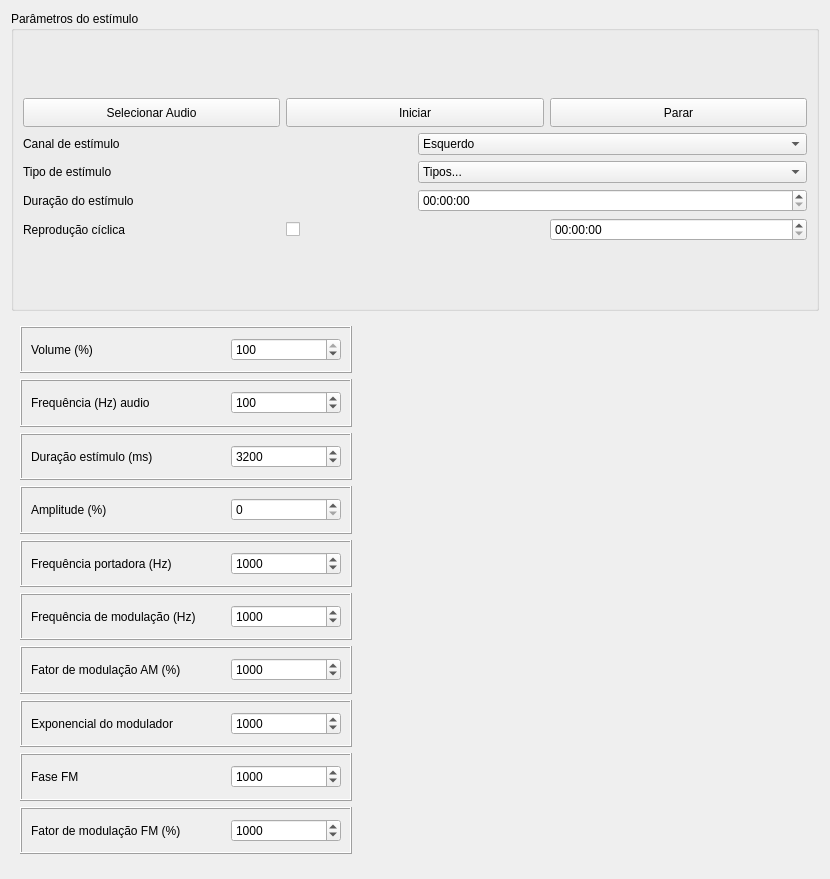
<?xml version="1.0" encoding="UTF-8"?>
<ui version="4.0">
 <class>sidePanel</class>
 <widget class="QWidget" name="sidePanel">
  <property name="geometry">
   <rect>
    <x>0</x>
    <y>0</y>
    <width>830</width>
    <height>879</height>
   </rect>
  </property>
  <layout class="QVBoxLayout" name="verticalLayout_2">
   <item>
    <widget class="QGroupBox" name="stimulusGroupBox">
     <property name="sizePolicy">
      <sizepolicy hsizetype="Preferred" vsizetype="Fixed">
       <horstretch>0</horstretch>
       <verstretch>0</verstretch>
      </sizepolicy>
     </property>
     <property name="minimumSize">
      <size>
       <width>0</width>
       <height>300</height>
      </size>
     </property>
     <property name="title">
      <string>Parâmetros do estímulo</string>
     </property>
     <property name="flat">
      <bool>false</bool>
     </property>
     <layout class="QVBoxLayout" name="verticalLayout_3">
      <item>
       <layout class="QVBoxLayout" name="verticalLayout">
        <item>
         <layout class="QHBoxLayout" name="horizontalLayout_5">
          <item>
           <widget class="QPushButton" name="aud_selecionar_audio">
            <property name="minimumSize">
             <size>
              <width>0</width>
              <height>29</height>
             </size>
            </property>
            <property name="text">
             <string>Selecionar Audio</string>
            </property>
           </widget>
          </item>
          <item>
           <widget class="QPushButton" name="aud_iniciar_estimulo">
            <property name="minimumSize">
             <size>
              <width>0</width>
              <height>29</height>
             </size>
            </property>
            <property name="text">
             <string>Iniciar</string>
            </property>
           </widget>
          </item>
          <item>
           <widget class="QPushButton" name="aud_parar_estimulo">
            <property name="minimumSize">
             <size>
              <width>0</width>
              <height>29</height>
             </size>
            </property>
            <property name="text">
             <string>Parar</string>
            </property>
           </widget>
          </item>
         </layout>
        </item>
        <item>
         <layout class="QHBoxLayout" name="horizontalLayout">
          <item>
           <widget class="QLabel" name="waveformLabel">
            <property name="text">
             <string>Canal de estímulo</string>
            </property>
           </widget>
          </item>
          <item>
           <widget class="QComboBox" name="comboCanalEstimulo">
            <item>
             <property name="text">
              <string>Esquerdo</string>
             </property>
            </item>
            <item>
             <property name="text">
              <string>Direito</string>
             </property>
            </item>
           </widget>
          </item>
         </layout>
        </item>
        <item>
         <layout class="QHBoxLayout" name="horizontalLayout_2">
          <item>
           <widget class="QLabel" name="waveformLabel_2">
            <property name="text">
             <string>Tipo de estímulo </string>
            </property>
           </widget>
          </item>
          <item>
           <widget class="QComboBox" name="comboTipoEstimulo">
            <item>
             <property name="text">
              <string>Tipos...</string>
             </property>
            </item>
           </widget>
          </item>
         </layout>
        </item>
        <item>
         <layout class="QHBoxLayout" name="horizontalLayout_3">
          <item>
           <widget class="QLabel" name="frequencyLabel">
            <property name="text">
             <string>Duração do estímulo</string>
            </property>
           </widget>
          </item>
          <item>
           <widget class="QTimeEdit" name="spinDuracaoEstimulo"/>
          </item>
         </layout>
        </item>
        <item>
         <layout class="QHBoxLayout" name="horizontalLayout_4">
          <item>
           <widget class="QLabel" name="amplitudeLabel">
            <property name="text">
             <string>Reprodução cíclica</string>
            </property>
           </widget>
          </item>
          <item>
           <widget class="QCheckBox" name="checkReproducaoCiclica">
            <property name="text">
             <string/>
            </property>
           </widget>
          </item>
          <item>
           <widget class="QTimeEdit" name="timeReproducaoCiclica"/>
          </item>
         </layout>
        </item>
       </layout>
      </item>
     </layout>
    </widget>
   </item>
   <item>
    <widget class="QFrame" name="frame_11">
     <property name="sizePolicy">
      <sizepolicy hsizetype="Fixed" vsizetype="Fixed">
       <horstretch>1</horstretch>
       <verstretch>4</verstretch>
      </sizepolicy>
     </property>
     <property name="minimumSize">
      <size>
       <width>350</width>
       <height>546</height>
      </size>
     </property>
     <property name="frameShape">
      <enum>QFrame::Shape::Box</enum>
     </property>
     <property name="frameShadow">
      <enum>QFrame::Shadow::Raised</enum>
     </property>
     <property name="lineWidth">
      <number>0</number>
     </property>
     <layout class="QVBoxLayout" name="verticalLayout_11">
      <item>
       <widget class="QFrame" name="frame_ch1_ciclos_4">
        <property name="frameShape">
         <enum>QFrame::Shape::Box</enum>
        </property>
        <property name="frameShadow">
         <enum>QFrame::Shadow::Raised</enum>
        </property>
        <layout class="QHBoxLayout" name="horizontalLayout_49">
         <item>
          <widget class="QLabel" name="label_61">
           <property name="frameShape">
            <enum>QFrame::Shape::NoFrame</enum>
           </property>
           <property name="text">
            <string>Volume (%)</string>
           </property>
          </widget>
         </item>
         <item>
          <widget class="QSpinBox" name="spinVolume">
           <property name="sizePolicy">
            <sizepolicy hsizetype="Maximum" vsizetype="Fixed">
             <horstretch>0</horstretch>
             <verstretch>0</verstretch>
            </sizepolicy>
           </property>
           <property name="minimumSize">
            <size>
             <width>110</width>
             <height>0</height>
            </size>
           </property>
           <property name="maximumSize">
            <size>
             <width>90</width>
             <height>16777215</height>
            </size>
           </property>
           <property name="maximum">
            <number>100</number>
           </property>
           <property name="stepType">
            <enum>QAbstractSpinBox::StepType::AdaptiveDecimalStepType</enum>
           </property>
           <property name="value">
            <number>100</number>
           </property>
          </widget>
         </item>
        </layout>
       </widget>
      </item>
      <item>
       <widget class="QFrame" name="frame_ch1_ciclos_2">
        <property name="frameShape">
         <enum>QFrame::Shape::Box</enum>
        </property>
        <property name="frameShadow">
         <enum>QFrame::Shadow::Raised</enum>
        </property>
        <layout class="QHBoxLayout" name="horizontalLayout_22">
         <item>
          <widget class="QLabel" name="label_31">
           <property name="frameShape">
            <enum>QFrame::Shape::NoFrame</enum>
           </property>
           <property name="text">
            <string>Frequência (Hz) audio</string>
           </property>
          </widget>
         </item>
         <item>
          <widget class="QSpinBox" name="spinFreqAudio">
           <property name="sizePolicy">
            <sizepolicy hsizetype="Maximum" vsizetype="Fixed">
             <horstretch>0</horstretch>
             <verstretch>0</verstretch>
            </sizepolicy>
           </property>
           <property name="minimumSize">
            <size>
             <width>110</width>
             <height>0</height>
            </size>
           </property>
           <property name="maximumSize">
            <size>
             <width>90</width>
             <height>16777215</height>
            </size>
           </property>
           <property name="maximum">
            <number>10000</number>
           </property>
           <property name="stepType">
            <enum>QAbstractSpinBox::StepType::AdaptiveDecimalStepType</enum>
           </property>
           <property name="value">
            <number>100</number>
           </property>
          </widget>
         </item>
        </layout>
       </widget>
      </item>
      <item>
       <widget class="QFrame" name="frame_ch1_freq_2">
        <property name="frameShape">
         <enum>QFrame::Shape::Box</enum>
        </property>
        <property name="frameShadow">
         <enum>QFrame::Shadow::Raised</enum>
        </property>
        <layout class="QHBoxLayout" name="horizontalLayout_24">
         <item>
          <widget class="QLabel" name="label_ch1_freq_2">
           <property name="frameShape">
            <enum>QFrame::Shape::NoFrame</enum>
           </property>
           <property name="text">
            <string>Duração estímulo (ms)</string>
           </property>
          </widget>
         </item>
         <item>
          <widget class="QSpinBox" name="spinDuracaoMs">
           <property name="sizePolicy">
            <sizepolicy hsizetype="Maximum" vsizetype="Fixed">
             <horstretch>0</horstretch>
             <verstretch>0</verstretch>
            </sizepolicy>
           </property>
           <property name="minimumSize">
            <size>
             <width>110</width>
             <height>0</height>
            </size>
           </property>
           <property name="maximumSize">
            <size>
             <width>90</width>
             <height>16777215</height>
            </size>
           </property>
           <property name="maximum">
            <number>64000</number>
           </property>
           <property name="stepType">
            <enum>QAbstractSpinBox::StepType::AdaptiveDecimalStepType</enum>
           </property>
           <property name="value">
            <number>3200</number>
           </property>
          </widget>
         </item>
        </layout>
       </widget>
      </item>
      <item>
       <widget class="QFrame" name="frame_ch1_ampl_2">
        <property name="frameShape">
         <enum>QFrame::Shape::Box</enum>
        </property>
        <property name="frameShadow">
         <enum>QFrame::Shadow::Raised</enum>
        </property>
        <layout class="QHBoxLayout" name="horizontalLayout_25">
         <item>
          <widget class="QLabel" name="label_ch1_ampl_2">
           <property name="frameShape">
            <enum>QFrame::Shape::NoFrame</enum>
           </property>
           <property name="text">
            <string>Amplitude (%)</string>
           </property>
          </widget>
         </item>
         <item>
          <widget class="QSpinBox" name="spinAmplitude">
           <property name="sizePolicy">
            <sizepolicy hsizetype="Minimum" vsizetype="Fixed">
             <horstretch>0</horstretch>
             <verstretch>0</verstretch>
            </sizepolicy>
           </property>
           <property name="minimumSize">
            <size>
             <width>90</width>
             <height>0</height>
            </size>
           </property>
           <property name="maximumSize">
            <size>
             <width>110</width>
             <height>16777215</height>
            </size>
           </property>
          </widget>
         </item>
        </layout>
       </widget>
      </item>
      <item>
       <widget class="QFrame" name="frame_20">
        <property name="frameShape">
         <enum>QFrame::Shape::Box</enum>
        </property>
        <property name="frameShadow">
         <enum>QFrame::Shadow::Raised</enum>
        </property>
        <layout class="QHBoxLayout" name="horizontalLayout_30">
         <item>
          <widget class="QLabel" name="label_38">
           <property name="frameShape">
            <enum>QFrame::Shape::NoFrame</enum>
           </property>
           <property name="text">
            <string>Frequência portadora (Hz)</string>
           </property>
          </widget>
         </item>
         <item>
          <widget class="QSpinBox" name="spinFreqPortadora">
           <property name="sizePolicy">
            <sizepolicy hsizetype="Maximum" vsizetype="Fixed">
             <horstretch>0</horstretch>
             <verstretch>0</verstretch>
            </sizepolicy>
           </property>
           <property name="minimumSize">
            <size>
             <width>110</width>
             <height>0</height>
            </size>
           </property>
           <property name="maximumSize">
            <size>
             <width>90</width>
             <height>16777215</height>
            </size>
           </property>
           <property name="maximum">
            <number>64000</number>
           </property>
           <property name="stepType">
            <enum>QAbstractSpinBox::StepType::AdaptiveDecimalStepType</enum>
           </property>
           <property name="value">
            <number>1000</number>
           </property>
          </widget>
         </item>
        </layout>
       </widget>
      </item>
      <item>
       <widget class="QFrame" name="frame_21">
        <property name="frameShape">
         <enum>QFrame::Shape::Box</enum>
        </property>
        <property name="frameShadow">
         <enum>QFrame::Shadow::Raised</enum>
        </property>
        <layout class="QHBoxLayout" name="horizontalLayout_31">
         <item>
          <widget class="QLabel" name="label_39">
           <property name="frameShape">
            <enum>QFrame::Shape::NoFrame</enum>
           </property>
           <property name="text">
            <string>Frequência de modulação (Hz)</string>
           </property>
          </widget>
         </item>
         <item>
          <widget class="QSpinBox" name="spinFreqModulacao">
           <property name="sizePolicy">
            <sizepolicy hsizetype="Maximum" vsizetype="Fixed">
             <horstretch>0</horstretch>
             <verstretch>0</verstretch>
            </sizepolicy>
           </property>
           <property name="minimumSize">
            <size>
             <width>110</width>
             <height>0</height>
            </size>
           </property>
           <property name="maximumSize">
            <size>
             <width>90</width>
             <height>16777215</height>
            </size>
           </property>
           <property name="maximum">
            <number>64000</number>
           </property>
           <property name="stepType">
            <enum>QAbstractSpinBox::StepType::AdaptiveDecimalStepType</enum>
           </property>
           <property name="value">
            <number>1000</number>
           </property>
          </widget>
         </item>
        </layout>
       </widget>
      </item>
      <item>
       <widget class="QFrame" name="frame_16">
        <property name="frameShape">
         <enum>QFrame::Shape::Box</enum>
        </property>
        <property name="frameShadow">
         <enum>QFrame::Shadow::Raised</enum>
        </property>
        <layout class="QHBoxLayout" name="horizontalLayout_26">
         <item>
          <widget class="QLabel" name="label_34">
           <property name="frameShape">
            <enum>QFrame::Shape::NoFrame</enum>
           </property>
           <property name="text">
            <string>Fator de modulação AM (%)</string>
           </property>
          </widget>
         </item>
         <item>
          <widget class="QSpinBox" name="spinFatorAM">
           <property name="sizePolicy">
            <sizepolicy hsizetype="Maximum" vsizetype="Fixed">
             <horstretch>0</horstretch>
             <verstretch>0</verstretch>
            </sizepolicy>
           </property>
           <property name="minimumSize">
            <size>
             <width>110</width>
             <height>0</height>
            </size>
           </property>
           <property name="maximumSize">
            <size>
             <width>90</width>
             <height>16777215</height>
            </size>
           </property>
           <property name="maximum">
            <number>64000</number>
           </property>
           <property name="stepType">
            <enum>QAbstractSpinBox::StepType::AdaptiveDecimalStepType</enum>
           </property>
           <property name="value">
            <number>1000</number>
           </property>
          </widget>
         </item>
        </layout>
       </widget>
      </item>
      <item>
       <widget class="QFrame" name="frame_17">
        <property name="frameShape">
         <enum>QFrame::Shape::Box</enum>
        </property>
        <property name="frameShadow">
         <enum>QFrame::Shadow::Raised</enum>
        </property>
        <layout class="QHBoxLayout" name="horizontalLayout_27">
         <item>
          <widget class="QLabel" name="label_35">
           <property name="frameShape">
            <enum>QFrame::Shape::NoFrame</enum>
           </property>
           <property name="text">
            <string>Exponencial do modulador</string>
           </property>
          </widget>
         </item>
         <item>
          <widget class="QSpinBox" name="spinExponencialMod">
           <property name="sizePolicy">
            <sizepolicy hsizetype="Maximum" vsizetype="Fixed">
             <horstretch>0</horstretch>
             <verstretch>0</verstretch>
            </sizepolicy>
           </property>
           <property name="minimumSize">
            <size>
             <width>110</width>
             <height>0</height>
            </size>
           </property>
           <property name="maximumSize">
            <size>
             <width>90</width>
             <height>16777215</height>
            </size>
           </property>
           <property name="maximum">
            <number>64000</number>
           </property>
           <property name="stepType">
            <enum>QAbstractSpinBox::StepType::AdaptiveDecimalStepType</enum>
           </property>
           <property name="value">
            <number>1000</number>
           </property>
          </widget>
         </item>
        </layout>
       </widget>
      </item>
      <item>
       <widget class="QFrame" name="frame_18">
        <property name="frameShape">
         <enum>QFrame::Shape::Box</enum>
        </property>
        <property name="frameShadow">
         <enum>QFrame::Shadow::Raised</enum>
        </property>
        <layout class="QHBoxLayout" name="horizontalLayout_28">
         <item>
          <widget class="QLabel" name="label_36">
           <property name="frameShape">
            <enum>QFrame::Shape::NoFrame</enum>
           </property>
           <property name="text">
            <string>Fase FM</string>
           </property>
          </widget>
         </item>
         <item>
          <widget class="QSpinBox" name="spinFaseFM">
           <property name="sizePolicy">
            <sizepolicy hsizetype="Maximum" vsizetype="Fixed">
             <horstretch>0</horstretch>
             <verstretch>0</verstretch>
            </sizepolicy>
           </property>
           <property name="minimumSize">
            <size>
             <width>110</width>
             <height>0</height>
            </size>
           </property>
           <property name="maximumSize">
            <size>
             <width>90</width>
             <height>16777215</height>
            </size>
           </property>
           <property name="maximum">
            <number>64000</number>
           </property>
           <property name="stepType">
            <enum>QAbstractSpinBox::StepType::AdaptiveDecimalStepType</enum>
           </property>
           <property name="value">
            <number>1000</number>
           </property>
          </widget>
         </item>
        </layout>
       </widget>
      </item>
      <item>
       <widget class="QFrame" name="frame_19">
        <property name="frameShape">
         <enum>QFrame::Shape::Box</enum>
        </property>
        <property name="frameShadow">
         <enum>QFrame::Shadow::Raised</enum>
        </property>
        <layout class="QHBoxLayout" name="horizontalLayout_29">
         <item>
          <widget class="QLabel" name="label_37">
           <property name="frameShape">
            <enum>QFrame::Shape::NoFrame</enum>
           </property>
           <property name="text">
            <string>Fator de modulação FM (%)</string>
           </property>
          </widget>
         </item>
         <item>
          <widget class="QSpinBox" name="spinFatorFM">
           <property name="sizePolicy">
            <sizepolicy hsizetype="Maximum" vsizetype="Fixed">
             <horstretch>0</horstretch>
             <verstretch>0</verstretch>
            </sizepolicy>
           </property>
           <property name="minimumSize">
            <size>
             <width>110</width>
             <height>0</height>
            </size>
           </property>
           <property name="maximumSize">
            <size>
             <width>90</width>
             <height>16777215</height>
            </size>
           </property>
           <property name="maximum">
            <number>64000</number>
           </property>
           <property name="stepType">
            <enum>QAbstractSpinBox::StepType::AdaptiveDecimalStepType</enum>
           </property>
           <property name="value">
            <number>1000</number>
           </property>
          </widget>
         </item>
        </layout>
       </widget>
      </item>
     </layout>
    </widget>
   </item>
   <item>
    <spacer name="verticalSpacer">
     <property name="orientation">
      <enum>Qt::Orientation::Vertical</enum>
     </property>
     <property name="sizeHint" stdset="0">
      <size>
       <width>20</width>
       <height>0</height>
      </size>
     </property>
    </spacer>
   </item>
  </layout>
 </widget>
 <resources/>
 <connections/>
</ui>
